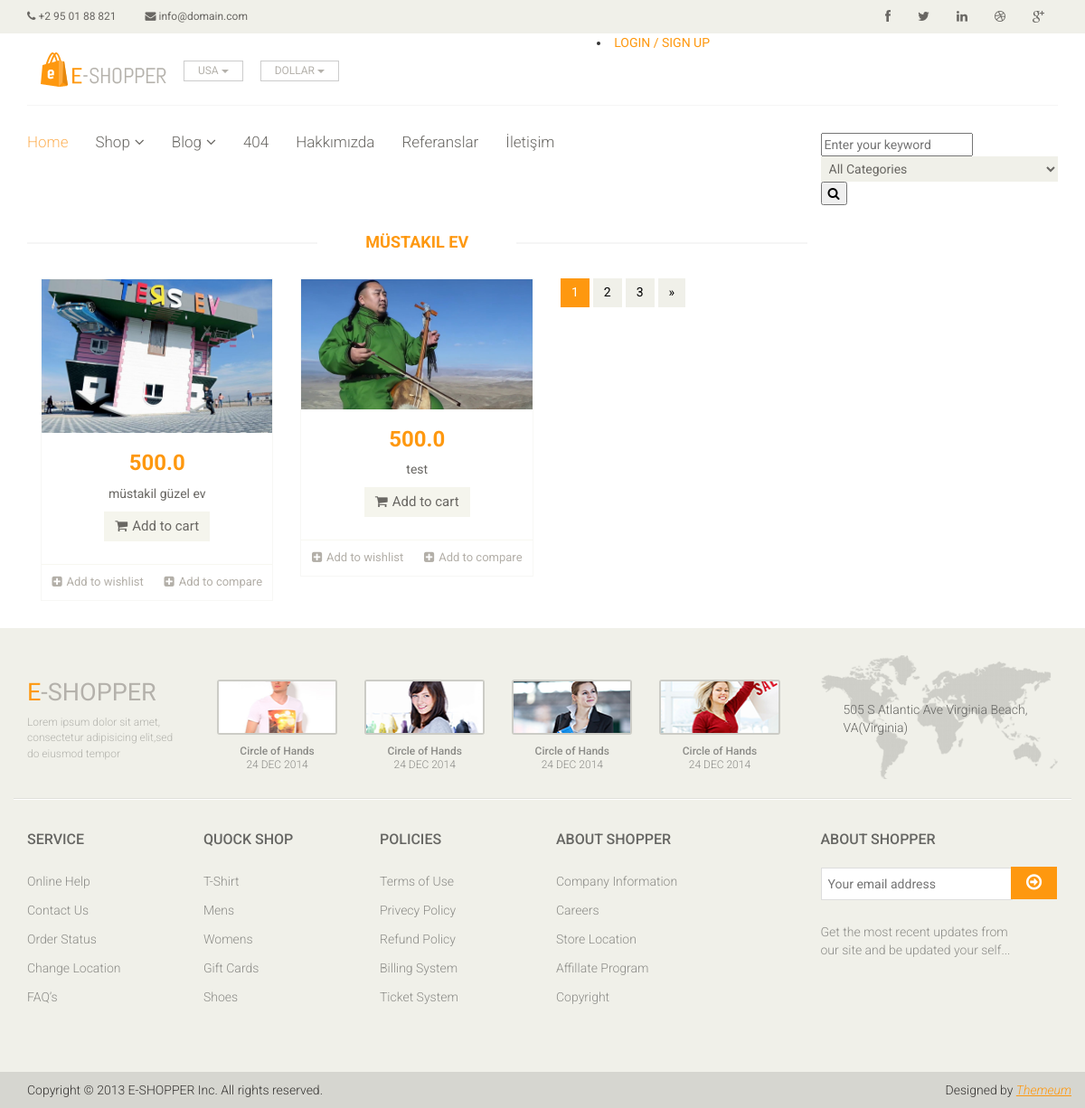
Page /category/17/mustakil-ev/ on the earlier database version.
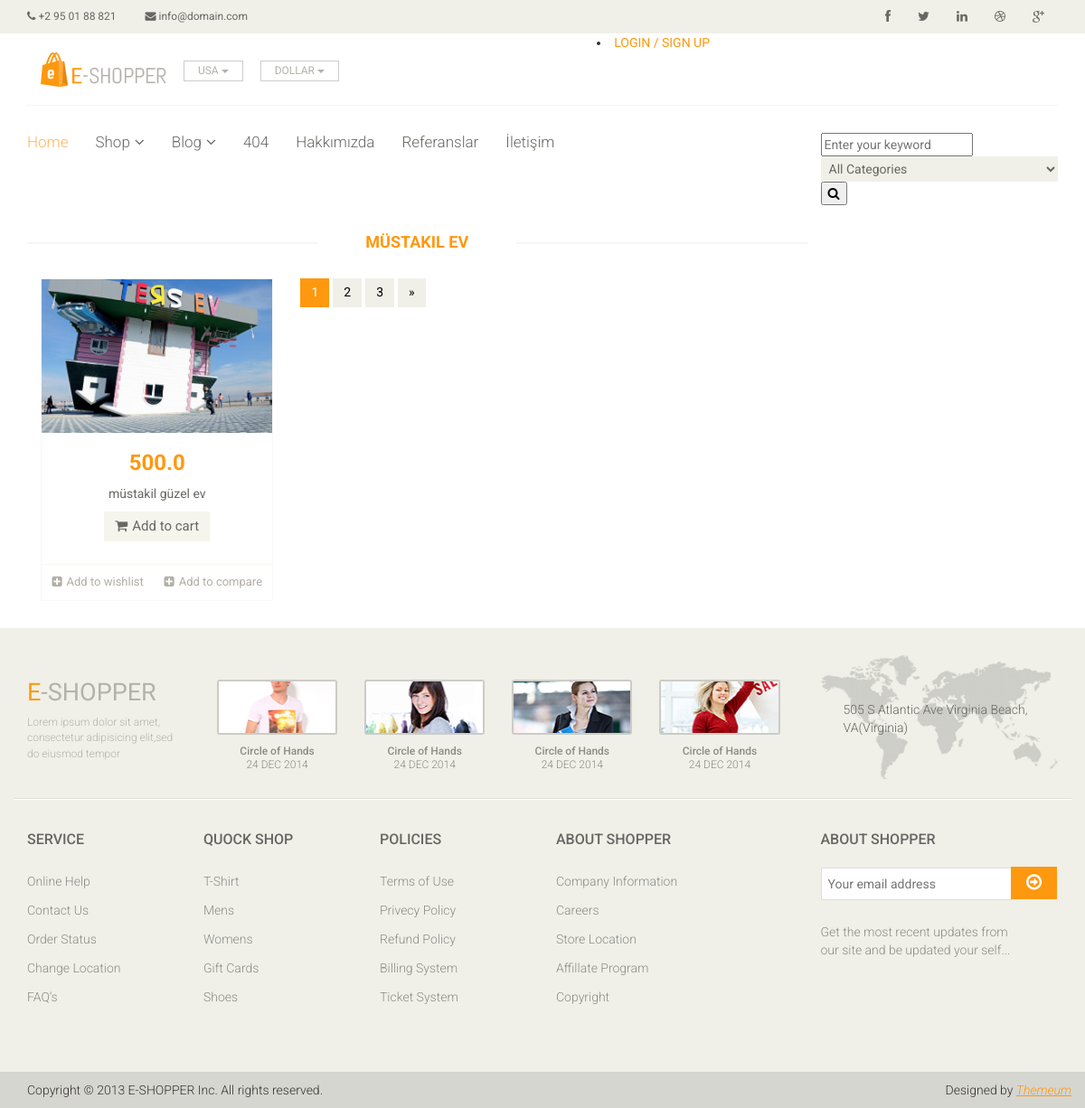
Same page on the later database version.
### product/models.py (models this page shows, shortened)
class Product(models.Model):
    STATUS = (
        ('True', 'Evet'),
        ('False', 'Hayır'),
    )
    user = models.ForeignKey(User, on_delete=models.CASCADE)
    category = models.ForeignKey(Category, on_delete=models.CASCADE)
    title = models.CharField(max_length=150)
    keywords = models.CharField(max_length=255)
    description = models.CharField(max_length=255)
    image = models.ImageField(blank=True, upload_to='images/')
    price = models.FloatField()
    detail = RichTextUploadingField()
    slug = models.SlugField(null=False, unique=True)
    status = models.CharField(max_length=10, choices=STATUS)
    create_at = models.DateTimeField(auto_now_add=True)
    update_at = models.DateTimeField(auto_now=True)
    def image_tag(self):
        return mark_safe('<img src="{}" height="50"/>'.format(self.image.url))
    image_tag.short_description = 'Image'

### home/views.py (the view)
# urls.py: path('category/<int:id>/<slug:slug>/', views.category_products, name='category_products'),
def category_products(request, id, slug):
    category = Category.objects.all()
    categorydata = Category.objects.get(pk=id)
    products = Product.objects.filter(category_id=id)
    context = {'products': products, 'category': category,'categorydata':categorydata}
    return render(request,'products.html', context)

### home/templates/products.html (shortened to what this page needs)
{% extends "homebase.html" %}
{% block maincontent %}
<div id="contact-page" class="container">
    	<div class="bg">
	    	<div class="row">
	    		<div class="col-sm-12">
				</div>
			</div>
    		<div class="row">
                <div class="col-sm-9 padding-right">
					<div class="features_items">
						<h2 class="title text-center">{{categorydata.title}}</h2>
						{% for rs in products %}
						<div class="col-sm-4">
							<div class="product-image-wrapper">
								<div class="single-products">
									<div class="productinfo text-center">
										<img src="{{ rs.image.url }}" alt="" />
										<h2>{{ rs.price }}</h2>
										<p>{{ rs.title }}</p>
										<a href="/product/{{rs.id}}/{{rs.slug}}" class="btn btn-default add-to-cart"><i class="fa fa-shopping-cart"></i>Add to cart</a>
									</div>
									<div class="product-overlay">
										<div class="overlay-content">
										</div>
									</div>
								</div>
								<div class="choose">
									<ul class="nav nav-pills nav-justified">
										<li><a href=""><i class="fa fa-plus-square"></i>Add to wishlist</a></li>
										<li><a href=""><i class="fa fa-plus-square"></i>Add to compare</a></li>
									</ul>
								</div>
							</div>
						</div>
						{% endfor %}
						<ul class="pagination">
							<li class="active"><a href="">1</a></li>
							<li><a href="">2</a></li>
							<li><a href="">3</a></li>
							<li><a href="">&raquo;</a></li>
						</ul>
					</div>
				</div>
	    	</div>
    	</div>
    </div>
{% endblock %}

Differences in the rows shown:
removed Product: image (placeholder picture), price "500.0", title "test"
